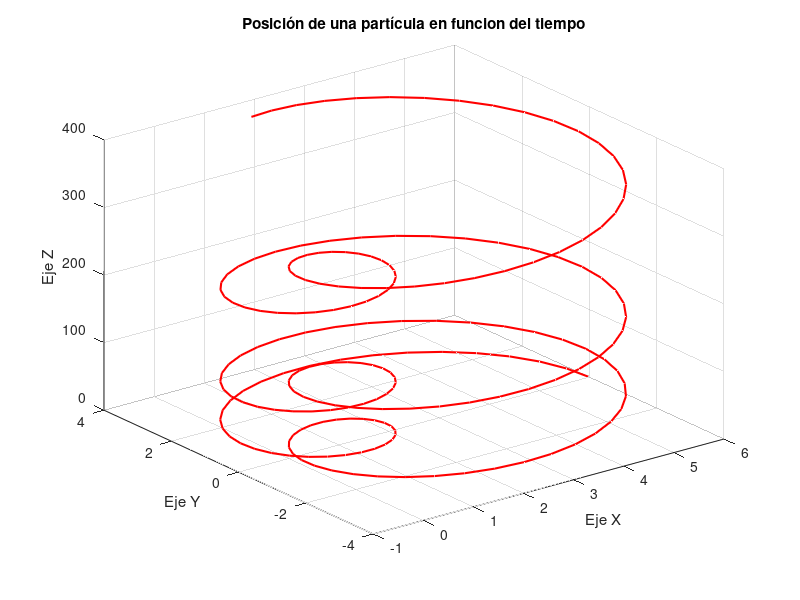

Recreate this plot in MATLAB.
%% 
t = 0:0.1:20;
x = (4.*cos(t)+2).*cos(t);
y = (4.*cos(t)+2).*sin(t);
z = t.^2;

plot3(x,y,z,'r','linewidth',1.5)
xlabel('Eje X');ylabel('Eje Y');zlabel('Eje Z');
title('Posición de una partícula en funcion del tiempo')
grid